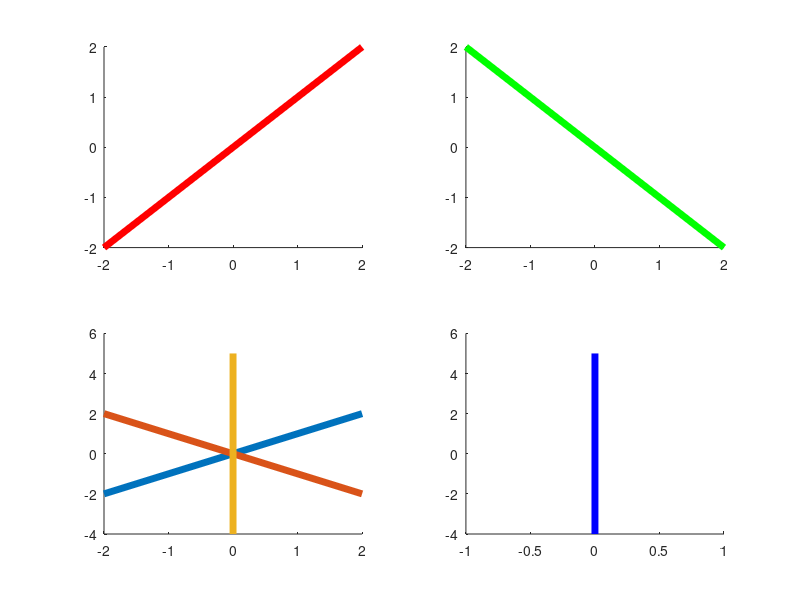
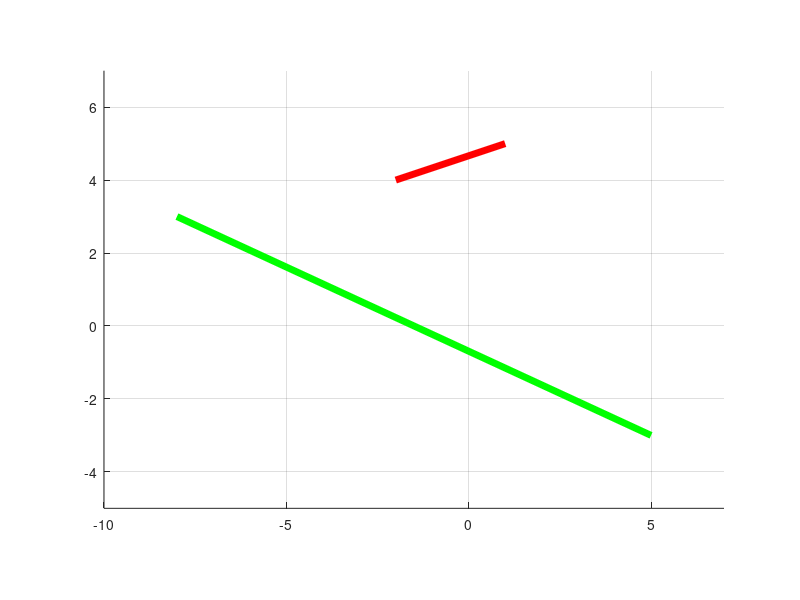
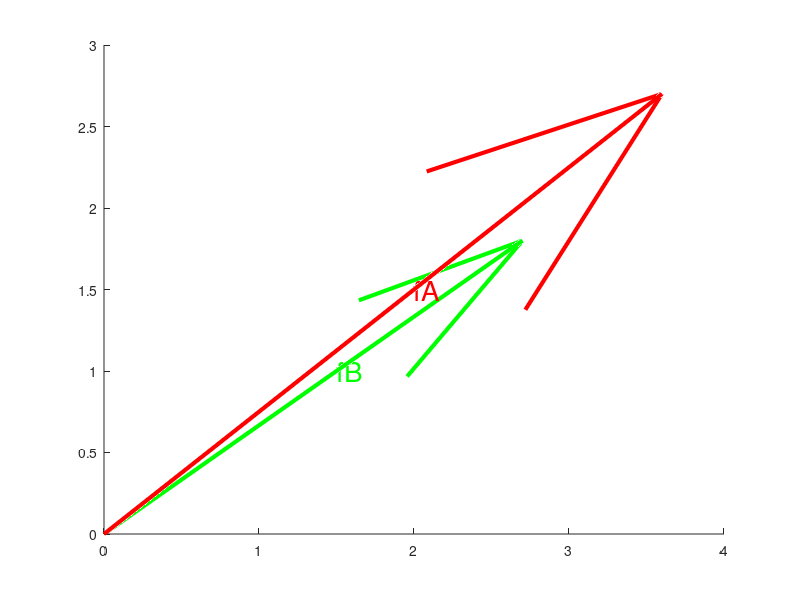

Reproduce these figures in MATLAB, in order.
%% Fucking Consa.


%% Task 1.
a = [0 3 4 18 256]
b = a(mod(a, 2) == 1)


%% Task 2.
for i = 1 : 5
    x = randi(100);
    x
end


%% Task 3.
a = [2 -1; 7 3];
b = [4 0 -3; -1 5 3];
c = a * b


%% Task 4.
%z = [1 3 3 7; 4 1 6 7; 3 4 2 1];
z(1, 1) = 1;
z(1, 2) = 3;
z(1, 3) = 3;
z(1, 4) = 7;
z(2, 1) = 4;
z(2, 2) = 1;
z(2, 3) = 6;
z(2, 4) = 7;
z(3, 1) = 3;
z(3, 2) = 4;
z(3, 3) = 2;
z(3, 4) = 1;
z


%% Task 5.
A = [1 2 1; 3 2 1; 4 3 -2];
B = [8; 10; 4];
X = A;
X(:, 1) = B
Y = A;
Y(:, 2) = B
Z = A;
Z(:, 3) = B
ansX = det(X) / det(A)
ansY = det(Y) / det(A)
ansZ = det(Z) / det(A)


%% Task 6.
figure
subplot(2, 2, 1)
line([-2; 2], [-2; 2], "Color", "r", "LineWidth", 5)
subplot(2, 2, 2)
line([-2; 2], [2; -2], "Color", "g", "LineWidth", 5)
subplot(2, 2, 3)
line([-2, -2, 0; 2, 2, 0], [-2, 2, -4; 2, -2, 5], "LineWidth", 5)
subplot(2, 2, 4)
line([0; 0], [-4; 5], "Color", "b", "LineWidth", 5)


%% Task 7.
figure
hold on
grid on
axis([-10 7 -5 7])
axis equal
line([1; -2], [5; 4], "Color", "r", "LineWidth", 5)
line([-8; 5], [3; -3], "Color", "g", "LineWidth", 5)
hold off


%% Task 8.
a = [1, -2, 3];
b = [0, 4, 2];
c = [5, 6, 7];


abcabcEqual = isequal(dot(cross(a, b), c), dot(a, cross(b, c)))


b1 = [50, 3, 111];
c1 = [50, 3, 111];


abacNotEqual = isequal(cross(a, b), cross(a, c))
bcNotEqual = isequal(b, c)


ab1ac1Equal = isequal(cross(a, b1), cross(a, c1))
b1c1Equal = isequal(b1, c1)


abbabbEqual = isequal(dot(cross(a, b), b), dot(a, cross(b, b)))


%% Task 9.
a = [4, 3, 5];
b = [3, 2, 1];
firstSum = a + b
secondSum = b + a
checkComm = isequal(a + b, b + a)
figure
hold on
quiver3(0, 0, 0, a(1), a(2), a(3), "r", "LineWidth", 3)
quiver3(0, 0, 0, b(1), b(2), b(3), "g", "LineWidth", 3)
text(a(1) / 2, a(2) / 2, a(3) / 2, "\bfA", "Color", "red", "FontSize", 20);
text(b(1) / 2, b(2) / 2, b(3) / 2, "\bfB", "Color", "green", "FontSize", 20);
hold off


%% Task 10.
oX = [1, 0, 0];
oY = [0, 1, 0];
oZ = [0, 0, 1];
c = [8, 5, 2];
aX = acos(dot(c, oX) / (norm(c) * norm(oX)))
aY = acos(dot(c, oY) / (norm(c) * norm(oY)))
aZ = acos(dot(c, oZ) / (norm(c) * norm(oZ)))
sumCos = cos(aX) ^ 2 + cos(aY) ^ 2 + cos(aZ) ^ 2

